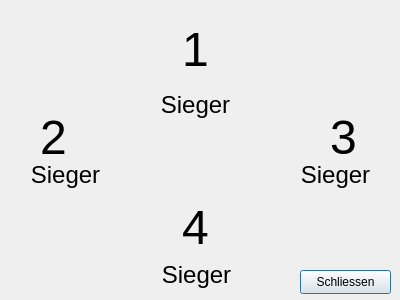
<?xml version="1.0" encoding="UTF-8"?>
<ui version="4.0">
 <class>win_gui</class>
 <widget class="QDialog" name="win_gui">
  <property name="geometry">
   <rect>
    <x>0</x>
    <y>0</y>
    <width>400</width>
    <height>300</height>
   </rect>
  </property>
  <property name="windowTitle">
   <string>Dialog</string>
  </property>
  <widget class="QLabel" name="crown">
   <property name="geometry">
    <rect>
     <x>120</x>
     <y>10</y>
     <width>151</width>
     <height>81</height>
    </rect>
   </property>
   <property name="text">
    <string/>
   </property>
   <property name="pixmap">
    <pixmap>crown.png</pixmap>
   </property>
   <property name="scaledContents">
    <bool>true</bool>
   </property>
  </widget>
  <widget class="QLabel" name="platz1">
   <property name="geometry">
    <rect>
     <x>182</x>
     <y>22</y>
     <width>41</width>
     <height>51</height>
    </rect>
   </property>
   <property name="sizePolicy">
    <sizepolicy hsizetype="Minimum" vsizetype="Minimum">
     <horstretch>0</horstretch>
     <verstretch>0</verstretch>
    </sizepolicy>
   </property>
   <property name="text">
    <string>&lt;html&gt;&lt;head/&gt;&lt;body&gt;&lt;p&gt;&lt;span style=&quot; font-size:36pt;&quot;&gt;1&lt;/span&gt;&lt;/p&gt;&lt;/body&gt;&lt;/html&gt;</string>
   </property>
  </widget>
  <widget class="QLabel" name="erster">
   <property name="geometry">
    <rect>
     <x>130</x>
     <y>90</y>
     <width>131</width>
     <height>31</height>
    </rect>
   </property>
   <property name="sizePolicy">
    <sizepolicy hsizetype="Expanding" vsizetype="Expanding">
     <horstretch>0</horstretch>
     <verstretch>0</verstretch>
    </sizepolicy>
   </property>
   <property name="text">
    <string>&lt;html&gt;&lt;head/&gt;&lt;body&gt;&lt;p&gt;&lt;span style=&quot; font-size:18pt;&quot;&gt;Sieger&lt;/span&gt;&lt;/p&gt;&lt;/body&gt;&lt;/html&gt;</string>
   </property>
   <property name="alignment">
    <set>Qt::AlignCenter</set>
   </property>
  </widget>
  <widget class="QLabel" name="platz2">
   <property name="geometry">
    <rect>
     <x>40</x>
     <y>110</y>
     <width>31</width>
     <height>51</height>
    </rect>
   </property>
   <property name="text">
    <string>&lt;html&gt;&lt;head/&gt;&lt;body&gt;&lt;p&gt;&lt;span style=&quot; font-size:36pt;&quot;&gt;2&lt;/span&gt;&lt;/p&gt;&lt;/body&gt;&lt;/html&gt;</string>
   </property>
  </widget>
  <widget class="QLabel" name="platz3">
   <property name="geometry">
    <rect>
     <x>330</x>
     <y>110</y>
     <width>31</width>
     <height>51</height>
    </rect>
   </property>
   <property name="text">
    <string>&lt;html&gt;&lt;head/&gt;&lt;body&gt;&lt;p&gt;&lt;span style=&quot; font-size:36pt;&quot;&gt;3&lt;/span&gt;&lt;/p&gt;&lt;/body&gt;&lt;/html&gt;</string>
   </property>
  </widget>
  <widget class="QLabel" name="platz4">
   <property name="geometry">
    <rect>
     <x>182</x>
     <y>200</y>
     <width>31</width>
     <height>51</height>
    </rect>
   </property>
   <property name="text">
    <string>&lt;html&gt;&lt;head/&gt;&lt;body&gt;&lt;p&gt;&lt;span style=&quot; font-size:36pt;&quot;&gt;4&lt;/span&gt;&lt;/p&gt;&lt;/body&gt;&lt;/html&gt;</string>
   </property>
  </widget>
  <widget class="QLabel" name="zweiter">
   <property name="geometry">
    <rect>
     <x>0</x>
     <y>160</y>
     <width>131</width>
     <height>31</height>
    </rect>
   </property>
   <property name="sizePolicy">
    <sizepolicy hsizetype="Expanding" vsizetype="Expanding">
     <horstretch>0</horstretch>
     <verstretch>0</verstretch>
    </sizepolicy>
   </property>
   <property name="text">
    <string>&lt;html&gt;&lt;head/&gt;&lt;body&gt;&lt;p&gt;&lt;span style=&quot; font-size:18pt;&quot;&gt;Sieger&lt;/span&gt;&lt;/p&gt;&lt;/body&gt;&lt;/html&gt;</string>
   </property>
   <property name="alignment">
    <set>Qt::AlignCenter</set>
   </property>
  </widget>
  <widget class="QLabel" name="vierter">
   <property name="geometry">
    <rect>
     <x>131</x>
     <y>260</y>
     <width>131</width>
     <height>31</height>
    </rect>
   </property>
   <property name="sizePolicy">
    <sizepolicy hsizetype="Expanding" vsizetype="Expanding">
     <horstretch>0</horstretch>
     <verstretch>0</verstretch>
    </sizepolicy>
   </property>
   <property name="text">
    <string>&lt;html&gt;&lt;head/&gt;&lt;body&gt;&lt;p&gt;&lt;span style=&quot; font-size:18pt;&quot;&gt;Sieger&lt;/span&gt;&lt;/p&gt;&lt;/body&gt;&lt;/html&gt;</string>
   </property>
   <property name="alignment">
    <set>Qt::AlignCenter</set>
   </property>
  </widget>
  <widget class="QLabel" name="dritter">
   <property name="geometry">
    <rect>
     <x>270</x>
     <y>160</y>
     <width>131</width>
     <height>31</height>
    </rect>
   </property>
   <property name="sizePolicy">
    <sizepolicy hsizetype="Expanding" vsizetype="Expanding">
     <horstretch>0</horstretch>
     <verstretch>0</verstretch>
    </sizepolicy>
   </property>
   <property name="text">
    <string>&lt;html&gt;&lt;head/&gt;&lt;body&gt;&lt;p&gt;&lt;span style=&quot; font-size:18pt;&quot;&gt;Sieger&lt;/span&gt;&lt;/p&gt;&lt;/body&gt;&lt;/html&gt;</string>
   </property>
   <property name="alignment">
    <set>Qt::AlignCenter</set>
   </property>
  </widget>
  <widget class="QPushButton" name="pushButton">
   <property name="geometry">
    <rect>
     <x>300</x>
     <y>270</y>
     <width>91</width>
     <height>24</height>
    </rect>
   </property>
   <property name="text">
    <string>Schliessen</string>
   </property>
  </widget>
 </widget>
 <resources/>
 <connections/>
</ui>
